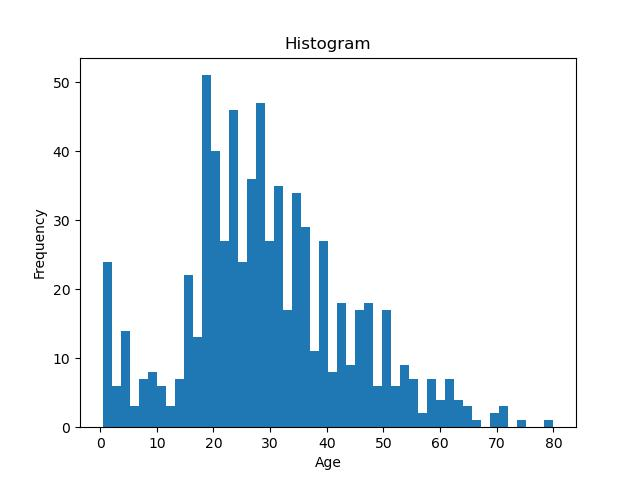

Reproduce this figure in Python.
import matplotlib
matplotlib.use('TkAgg')
import matplotlib.pyplot as plt
import pandas as pd
path = "/Users/clexp/Sync/hsma/day_5/h6_1f_python_part_2/1f_python_programming_part_2/titanic_dataset.csv"

df = pd.read_csv(path, index_col="PassengerId")


fig_1, ax = plt.subplots()

ax.hist(df[["Age"]], 50)
ax.set_title('Histogram')
ax.set_xlabel('Age')
ax.set_ylabel('Frequency')
fig_1.show()
input(" ok?")
fig_1.savefig("titanic_scatter.jpg")
